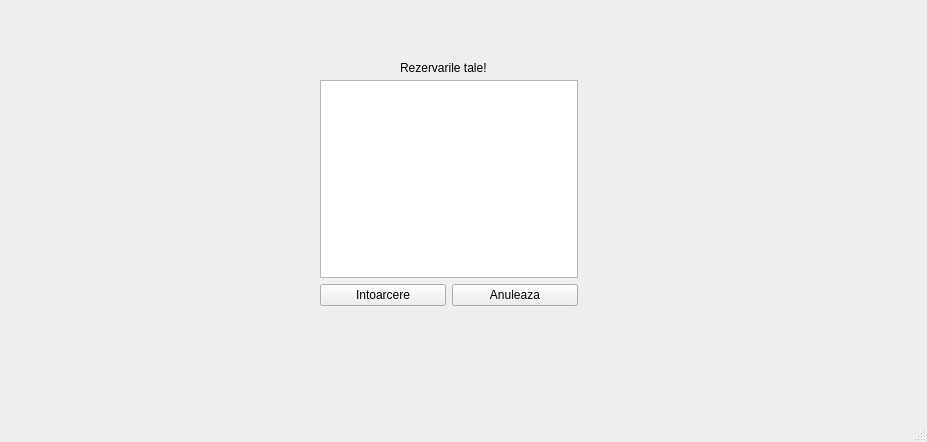
<?xml version="1.0" encoding="UTF-8"?>
<ui version="4.0">
 <class>MainWindow</class>
 <widget class="QMainWindow" name="MainWindow">
  <property name="geometry">
   <rect>
    <x>0</x>
    <y>0</y>
    <width>927</width>
    <height>442</height>
   </rect>
  </property>
  <property name="windowTitle">
   <string>MainWindow</string>
  </property>
  <widget class="QWidget" name="centralwidget">
   <widget class="QStackedWidget" name="stackedWidget">
    <property name="geometry">
     <rect>
      <x>10</x>
      <y>10</y>
      <width>891</width>
      <height>391</height>
     </rect>
    </property>
    <property name="currentIndex">
     <number>1</number>
    </property>
    <widget class="QWidget" name="page_3">
     <widget class="QLabel" name="label_3">
      <property name="geometry">
       <rect>
        <x>10</x>
        <y>10</y>
        <width>61</width>
        <height>16</height>
       </rect>
      </property>
      <property name="text">
       <string>Utilizator:</string>
      </property>
     </widget>
     <widget class="QTextBrowser" name="textBrowser">
      <property name="geometry">
       <rect>
        <x>60</x>
        <y>10</y>
        <width>141</width>
        <height>21</height>
       </rect>
      </property>
     </widget>
     <widget class="QWidget" name="layoutWidget">
      <property name="geometry">
       <rect>
        <x>20</x>
        <y>60</y>
        <width>840</width>
        <height>211</height>
       </rect>
      </property>
      <layout class="QHBoxLayout" name="horizontalLayout_2">
       <item>
        <layout class="QHBoxLayout" name="horizontalLayout">
         <item>
          <layout class="QVBoxLayout" name="verticalLayout_3">
           <item>
            <layout class="QVBoxLayout" name="verticalLayout">
             <item>
              <widget class="QCalendarWidget" name="calendarWidget"/>
             </item>
            </layout>
           </item>
          </layout>
         </item>
         <item>
          <layout class="QVBoxLayout" name="verticalLayout_4">
           <item>
            <layout class="QVBoxLayout" name="verticalLayout_2">
             <item>
              <widget class="QCalendarWidget" name="calendarWidget_2"/>
             </item>
            </layout>
           </item>
          </layout>
         </item>
        </layout>
       </item>
       <item>
        <widget class="QListWidget" name="listWidget"/>
       </item>
      </layout>
     </widget>
     <widget class="QPushButton" name="pushButton">
      <property name="geometry">
       <rect>
        <x>310</x>
        <y>300</y>
        <width>281</width>
        <height>24</height>
       </rect>
      </property>
      <property name="text">
       <string>Rezerva!</string>
      </property>
     </widget>
     <widget class="QPushButton" name="pushButton_2">
      <property name="geometry">
       <rect>
        <x>310</x>
        <y>270</y>
        <width>281</width>
        <height>24</height>
       </rect>
      </property>
      <property name="text">
       <string>Verifica!</string>
      </property>
     </widget>
     <widget class="QPushButton" name="pushButton_3">
      <property name="geometry">
       <rect>
        <x>210</x>
        <y>10</y>
        <width>71</width>
        <height>21</height>
       </rect>
      </property>
      <property name="text">
       <string>Log out!</string>
      </property>
     </widget>
     <widget class="QPushButton" name="pushButton_4">
      <property name="geometry">
       <rect>
        <x>600</x>
        <y>270</y>
        <width>261</width>
        <height>24</height>
       </rect>
      </property>
      <property name="text">
       <string>Rezervarile mele!</string>
      </property>
     </widget>
     <widget class="QLabel" name="label_7">
      <property name="geometry">
       <rect>
        <x>700</x>
        <y>40</y>
        <width>81</width>
        <height>16</height>
       </rect>
      </property>
      <property name="text">
       <string>Disponibilitati!</string>
      </property>
     </widget>
     <widget class="QLabel" name="label">
      <property name="geometry">
       <rect>
        <x>280</x>
        <y>40</y>
        <width>49</width>
        <height>16</height>
       </rect>
      </property>
      <property name="text">
       <string>Check-in</string>
      </property>
     </widget>
     <widget class="QWidget" name="layoutWidget">
      <property name="geometry">
       <rect>
        <x>20</x>
        <y>270</y>
        <width>151</width>
        <height>81</height>
       </rect>
      </property>
      <layout class="QVBoxLayout" name="verticalLayout_5">
       <item>
        <widget class="QLabel" name="label_4">
         <property name="text">
          <string>Camera pentru 2 persoane</string>
         </property>
        </widget>
       </item>
       <item>
        <widget class="QLabel" name="label_6">
         <property name="text">
          <string>Camera pentru 3 persoane</string>
         </property>
        </widget>
       </item>
       <item>
        <widget class="QLabel" name="label_5">
         <property name="text">
          <string>Camera pentru 4 persoane</string>
         </property>
        </widget>
       </item>
      </layout>
     </widget>
     <widget class="QWidget" name="layoutWidget">
      <property name="geometry">
       <rect>
        <x>170</x>
        <y>270</y>
        <width>41</width>
        <height>89</height>
       </rect>
      </property>
      <layout class="QVBoxLayout" name="verticalLayout_6">
       <item>
        <widget class="QSpinBox" name="spinBox"/>
       </item>
       <item>
        <widget class="QSpinBox" name="spinBox_2"/>
       </item>
       <item>
        <widget class="QSpinBox" name="spinBox_3"/>
       </item>
      </layout>
     </widget>
    </widget>
    <widget class="QWidget" name="page_4">
     <widget class="QLabel" name="label_2">
      <property name="geometry">
       <rect>
        <x>390</x>
        <y>50</y>
        <width>91</width>
        <height>16</height>
       </rect>
      </property>
      <property name="text">
       <string>Rezervarile tale!</string>
      </property>
     </widget>
     <widget class="QWidget" name="layoutWidget">
      <property name="geometry">
       <rect>
        <x>310</x>
        <y>70</y>
        <width>258</width>
        <height>226</height>
       </rect>
      </property>
      <layout class="QVBoxLayout" name="verticalLayout_10">
       <item>
        <widget class="QListWidget" name="listWidget_2"/>
       </item>
       <item>
        <layout class="QHBoxLayout" name="horizontalLayout_3">
         <item>
          <widget class="QPushButton" name="pushButton_8">
           <property name="text">
            <string>Intoarcere</string>
           </property>
          </widget>
         </item>
         <item>
          <widget class="QPushButton" name="pushButton_7">
           <property name="text">
            <string>Anuleaza</string>
           </property>
          </widget>
         </item>
        </layout>
       </item>
      </layout>
     </widget>
    </widget>
    <widget class="QWidget" name="page_1">
     <widget class="QWidget" name="layoutWidget_4">
      <property name="geometry">
       <rect>
        <x>330</x>
        <y>130</y>
        <width>100</width>
        <height>61</height>
       </rect>
      </property>
      <layout class="QVBoxLayout" name="verticalLayout_9">
       <item>
        <widget class="QLabel" name="label_9">
         <property name="text">
          <string>Nume de utilizator</string>
         </property>
        </widget>
       </item>
       <item>
        <widget class="QLabel" name="label_10">
         <property name="text">
          <string>Parola</string>
         </property>
         <property name="alignment">
          <set>Qt::AlignCenter</set>
         </property>
        </widget>
       </item>
      </layout>
     </widget>
     <widget class="QWidget" name="layoutWidget">
      <property name="geometry">
       <rect>
        <x>430</x>
        <y>130</y>
        <width>110</width>
        <height>61</height>
       </rect>
      </property>
      <layout class="QVBoxLayout" name="verticalLayout_7">
       <item>
        <widget class="QLineEdit" name="lineEdit_3"/>
       </item>
       <item>
        <widget class="QLineEdit" name="lineEdit_4"/>
       </item>
      </layout>
     </widget>
     <widget class="QWidget" name="layoutWidget">
      <property name="geometry">
       <rect>
        <x>440</x>
        <y>190</y>
        <width>82</width>
        <height>56</height>
       </rect>
      </property>
      <layout class="QVBoxLayout" name="verticalLayout_8">
       <item>
        <widget class="QPushButton" name="pushButton_5">
         <property name="text">
          <string>Autentificare</string>
         </property>
        </widget>
       </item>
       <item>
        <widget class="QPushButton" name="pushButton_6">
         <property name="text">
          <string>Inregistrare</string>
         </property>
        </widget>
       </item>
      </layout>
     </widget>
    </widget>
    <widget class="QWidget" name="page_2">
     <widget class="QPushButton" name="pushButton_10">
      <property name="geometry">
       <rect>
        <x>390</x>
        <y>270</y>
        <width>80</width>
        <height>24</height>
       </rect>
      </property>
      <property name="text">
       <string>Intoarcere</string>
      </property>
     </widget>
     <widget class="QWidget" name="layoutWidget">
      <property name="geometry">
       <rect>
        <x>280</x>
        <y>90</y>
        <width>331</width>
        <height>171</height>
       </rect>
      </property>
      <layout class="QHBoxLayout" name="horizontalLayout_5">
       <item>
        <layout class="QHBoxLayout" name="horizontalLayout_4">
         <item>
          <layout class="QVBoxLayout" name="verticalLayout_11">
           <item>
            <widget class="QLabel" name="label_8">
             <property name="text">
              <string>Nume</string>
             </property>
             <property name="alignment">
              <set>Qt::AlignCenter</set>
             </property>
            </widget>
           </item>
           <item>
            <widget class="QLabel" name="label_11">
             <property name="text">
              <string>Prenume</string>
             </property>
             <property name="alignment">
              <set>Qt::AlignCenter</set>
             </property>
            </widget>
           </item>
           <item>
            <widget class="QLabel" name="label_12">
             <property name="text">
              <string>E-mail</string>
             </property>
             <property name="alignment">
              <set>Qt::AlignCenter</set>
             </property>
            </widget>
           </item>
           <item>
            <widget class="QLabel" name="label_13">
             <property name="text">
              <string>Nume de utilizator</string>
             </property>
             <property name="alignment">
              <set>Qt::AlignCenter</set>
             </property>
            </widget>
           </item>
           <item>
            <widget class="QLabel" name="label_14">
             <property name="text">
              <string>Parola</string>
             </property>
             <property name="alignment">
              <set>Qt::AlignCenter</set>
             </property>
            </widget>
           </item>
          </layout>
         </item>
         <item>
          <layout class="QVBoxLayout" name="verticalLayout_12">
           <item>
            <widget class="QLineEdit" name="lineEdit"/>
           </item>
           <item>
            <widget class="QLineEdit" name="lineEdit_2"/>
           </item>
           <item>
            <widget class="QLineEdit" name="lineEdit_5"/>
           </item>
           <item>
            <widget class="QLineEdit" name="lineEdit_6"/>
           </item>
           <item>
            <widget class="QLineEdit" name="lineEdit_7"/>
           </item>
          </layout>
         </item>
        </layout>
       </item>
       <item>
        <widget class="QPushButton" name="pushButton_9">
         <property name="text">
          <string>Inregistrare</string>
         </property>
        </widget>
       </item>
      </layout>
     </widget>
    </widget>
   </widget>
  </widget>
  <widget class="QMenuBar" name="menubar">
   <property name="geometry">
    <rect>
     <x>0</x>
     <y>0</y>
     <width>927</width>
     <height>21</height>
    </rect>
   </property>
  </widget>
  <widget class="QStatusBar" name="statusbar"/>
 </widget>
 <resources/>
 <connections/>
</ui>
